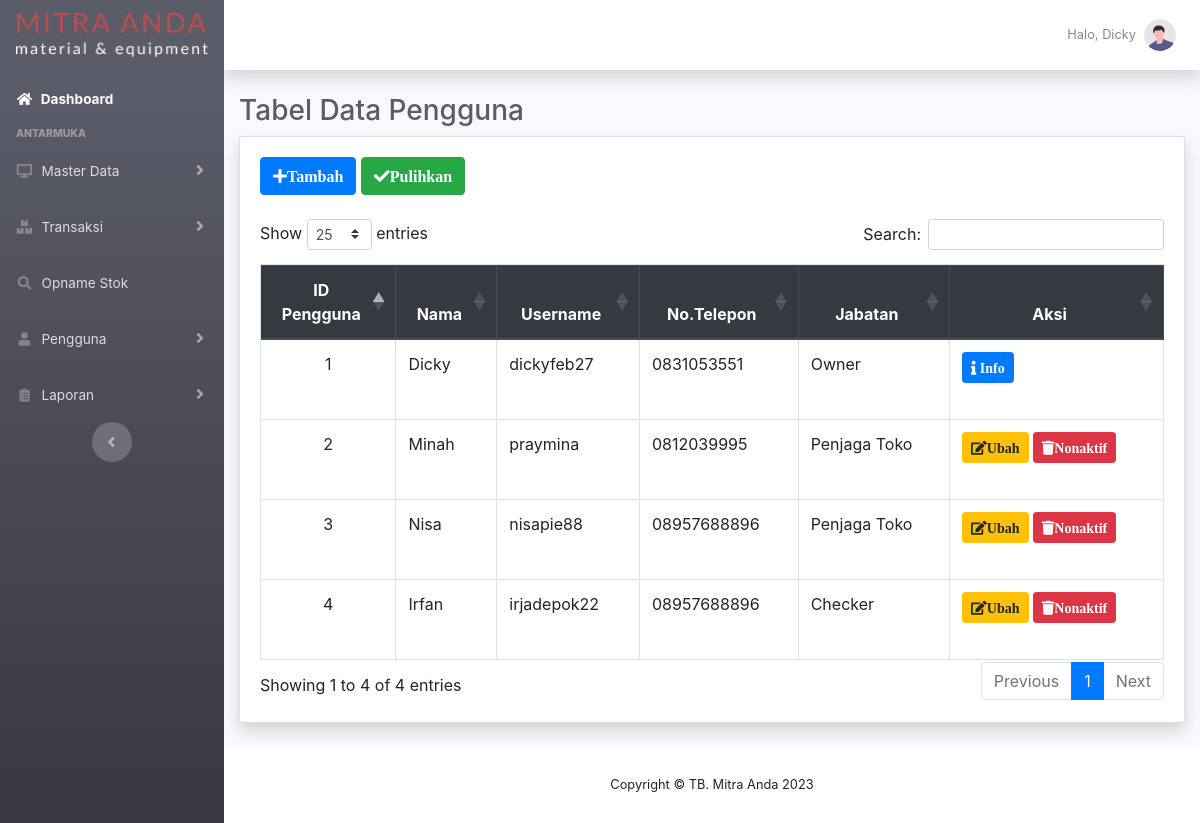
Page /php/modul/pengguna/pengguna.php (signed in) on the committed database.
### tables this page shows
CREATE TABLE `tbpengguna` (
  `idPengguna` int(11) NOT NULL,
  `Nama` varchar(100) NOT NULL,
  `Username` varchar(100) NOT NULL,
  `Password` varchar(100) NOT NULL,
  `noTelepon` varchar(13) NOT NULL,
  `Jabatan` varchar(100) NOT NULL,
  `Status` tinyint(1) NOT NULL
);

### php/modul/pengguna/pengguna.php (the view, shortened to what this page needs)
<?php
    require '../../fungsi.php';
?>
<!DOCTYPE html>
<html lang="en">
    <head>
        <link href="../../../vendor/fontawesome-free/css/all.min.css" rel="stylesheet" type="text/css">
        <link href="../../../css/sb-admin-2.css" rel="stylesheet">
        <link rel="stylesheet" href="https://maxcdn.bootstrapcdn.com/bootstrap/4.5.2/css/bootstrap.min.css">
        <link rel="stylesheet" type="text/css" href="https://cdnjs.cloudflare.com/ajax/libs/twitter-bootstrap/4.5.2/css/bootstrap.css">
        <link rel="stylesheet" type="text/css" href="https://cdn.datatables.net/1.13.4/css/dataTables.bootstrap4.min.css">
        <link rel="stylesheet" type="text/css" href="https://cdn.datatables.net/buttons/1.6.5/css/buttons.dataTables.min.css">
        <link rel="stylesheet" href="https://cdn.jsdelivr.net/npm/bootstrap-select@1.13.14/dist/css/bootstrap-select.min.css">
    </head>
    <body id="page-top">
        <div id="wrapper">
            <ul class="navbar-nav bg-gradient-dark sidebar sidebar-dark accordion" id="accordionSidebar">
                <a class="sidebar-brand d-flex align-items-center justify-content-center" href="../../index.php">
                    <img class="img-fluid" src="../../../assets/img/logotext.png"></img>
                </a>
                <li class="nav-item active">
                    <a class="nav-link" href="../../index.php">
                        <i class="fas fa-fw fa-home"></i>
                        <span>Dashboard</span></a>
                </li>
                <div class="sidebar-heading">
                    Antarmuka
                </div>
                <?php
                    $jabatan=$_SESSION['Jabatan']=='Owner';
                    $jabatan2=$_SESSION['Jabatan']=='Checker';
                    if($jabatan OR $jabatan2){
                ?>
                    <li class="nav-item">
                        <a class="nav-link collapsed" href="#" data-toggle="collapse" data-target="#collapseMaster"
                        aria-expanded="true" aria-controls="collapseMaster">
                            <i class="fas fa-fw fa-desktop"></i>
                            <span>Master Data</span>
                        </a>
                    </li>
                    <?php
                }?>
                <li class="nav-item">
                    <a class="nav-link collapsed" href="#" data-toggle="collapse" data-target="#collapseStok"
                    aria-expanded="true" aria-controls="collapseStok">
                        <i class="fas fa-fw fa-boxes"></i>
                        <span>Transaksi</span>
                    </a>
                </li>
                <?php
                    $jabatan=$_SESSION['Jabatan']=='Owner';
                    $jabatan2=$_SESSION['Jabatan']=='Checker';
                    if($jabatan OR $jabatan2){
                ?>
                <li class="nav-item">
                    <a class="nav-link" href="../opname/dataopname.php">
                    <i class="fas fa-fw fa-search"></i>
                    <span>Opname Stok</span></a>
                </li>
                <?php
                    }
                ?>
                <li class="nav-item">
                    <a class="nav-link collapsed" href="#" data-toggle="collapse" data-target="#collapsePengguna"
                    aria-expanded="true" aria-controls="collapsePengguna">
                        <i class="fas fa-fw fa-user"></i>
                        <span>Pengguna</span>
                    </a>
                </li>
                <li class="nav-item">
                    <a class="nav-link collapsed" href="#" data-toggle="collapse" data-target="#collapseLaporan"
                    aria-expanded="true" aria-controls="collapseLaporan">
                        <i class="fas fa-fw fa-clipboard-list"></i>
                        <span>Laporan</span>
                    </a>
                </li>
                <div class="text-center d-none d-md-inline">
                    <button class="rounded-circle border-0" id="sidebarToggle"></button>
                </div>
            </ul>
            <div id="content-wrapper" class="d-flex flex-column">
                <div id="content">
                    <nav class="navbar navbar-expand navbar-light bg-white topbar mb-4 static-top shadow">
                        <ul class="navbar-nav ml-auto">
                            <li class="nav-item dropdown no-arrow">
                                <a class="nav-link dropdown-toggle" href="#" id="userDropdown" role="button"
                                    data-toggle="dropdown" aria-haspopup="true" aria-expanded="false">
                                    <span class="mr-2 d-none d-lg-inline text-gray-600 small"><?php echo 'Halo, '. $_SESSION['Nama'];?></span>
                                    <img class="img-profile rounded-circle"
                                        src="../../../assets/img/undraw_profile.svg">
                                </a>
                            </li>
                        </ul>
                    </nav>
                    <div class="container-fluid">
                        <h1 class="h3 mb-2 text-gray-800">Tabel Data Pengguna</h1>
                        <div class="card shadow mb-4">
                            <div class="card-body">
                                <button type="button" class="btn btn-primary" data-toggle="modal" data-target="#tambah">
                                    <i class="fas fa-plus">Tambah</i>
                                </button>
                                <button type="button" class="btn btn-success" data-toggle="modal" data-target="#pulihkan">
                                    <i class="fas fa-check">Pulihkan</i>
                                </button>
                                <br><br>
                                <div id="datatables">
                                    <table class="table table-stripped table-bordered table-hover" id="dtPengguna" width="100%" cellspacing="0">
                                        <thead class="thead-dark">
                                            <tr>
                                                <th class="text-center">ID Pengguna</th>
                                                <th class="text-center">Nama</th>
                                                <th class="text-center">Username</th>
                                                <th class="text-center">No.Telepon</th>
                                                <th class="text-center">Jabatan</th>
                                                <th class="text-center">Aksi</th>
                                            </tr>
                                        </thead>
                                        <tbody>
                                            <?php
                                                $tampilDataPengguna= mysqli_query($conn,"SELECT * FROM tbpengguna WHERE tbpengguna.Status=1");
                                                while($data=mysqli_fetch_array($tampilDataPengguna)){
                                                    $idPengguna = $data['idPengguna'];
                                                    $Nama = $data['Nama'];
                                                    $Username =$data['Username'];
                                                    $noTelepon=$data['noTelepon'];
                                                    $Jabatan =$data['Jabatan'];
                                            ?>
                                            <tr>
                                                <td class="text-center" style="width:15%"><?=$idPengguna;?></td>
                                                <td><?=$Nama;?></td>
                                                <td><?=$Username;?></td>
                                                <td><?=$noTelepon;?></td>
                                                <td><?=$Jabatan;?></td>
                                                <td>
                                                    <?php if($Jabatan=='Owner'){?>
                                                        <button type="button" class="btn btn-primary btn-sm mb-4" data-toggle="modal" data-target="#info<?=$idPengguna;?>">
                                                            <i class="fas fa-info"> Info</i>
                                                        </button>
                                                    <?php }else{?>
                                                        <button type="button" class="btn btn-warning btn-sm mb-4" data-toggle="modal" data-target="#ubah<?=$idPengguna;?>">
                                                            <i class="fas fa-edit">Ubah</i>
                                                        </button>
                                                        <button type="button" class="btn btn-danger btn-sm mb-4" data-toggle="modal" data-target="#nonaktif<?=$idPengguna;?>">
                                                            <i class="fas fa-trash">Nonaktif</i>
                                                        </button>
                                                    <?php }?>
                                                </td>
                                            </tr>
                                            <?php
                                                };
                                            ?>
                                        </tbody>
                                    </table>
                                </div>
                            </div>
                        </div>
                    </div>
                </div>
                <footer class="sticky-footer bg-white">
                    <div class="container my-auto">
                        <div class="copyright text-center my-auto">
                            <span>Copyright &copy; TB. Mitra Anda 2023</span>
                        </div>
                    </div>
                </footer>
            </div>
        </div>
    </body>
</html>

### rows in the picture
tbpengguna: idPengguna "1", Nama "Dicky", Username "dickyfeb27", noTelepon "0831053551", Jabatan "Owner"
tbpengguna: idPengguna "2", Nama "Minah", Username "praymina", noTelepon "0812039995", Jabatan "Penjaga Toko"
tbpengguna: idPengguna "3", Nama "Nisa", Username "nisapie88", noTelepon "08957688896", Jabatan "Penjaga Toko"
tbpengguna: idPengguna "4", Nama "Irfan", Username "irjadepok22", noTelepon "08957688896", Jabatan "Checker"

### other values in the picture
$_SESSION['Nama'] "Dicky"
